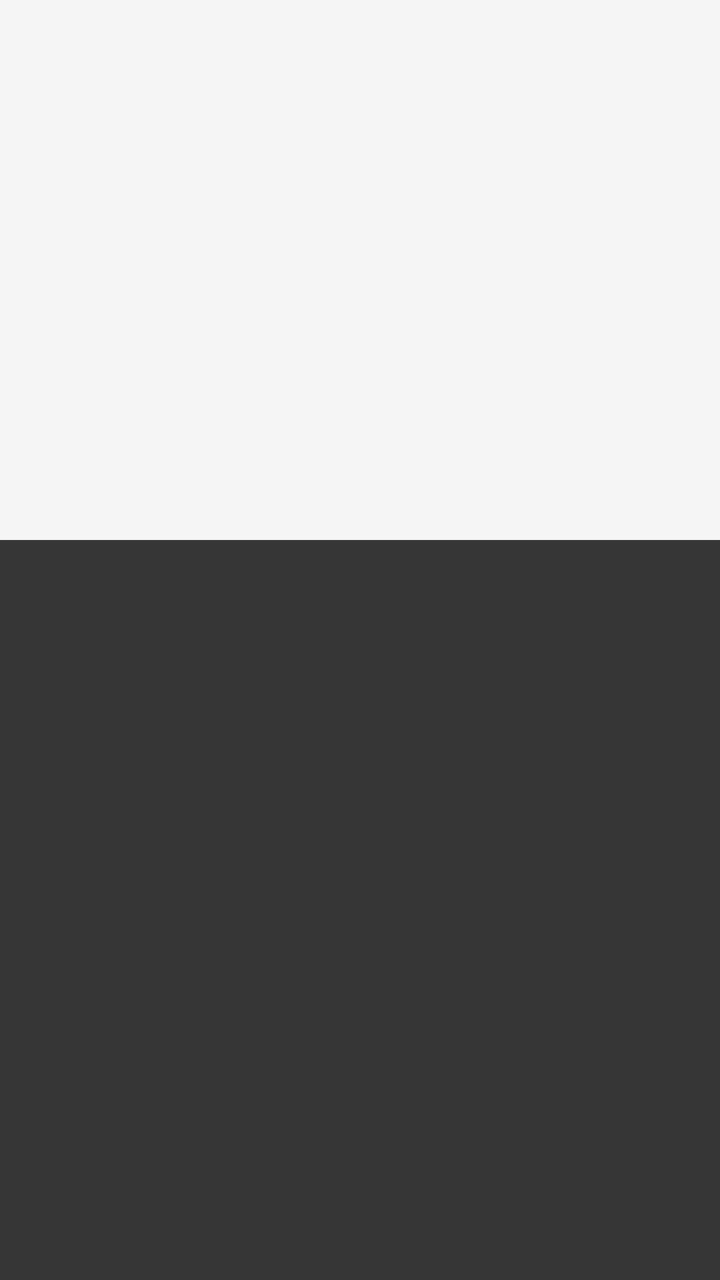
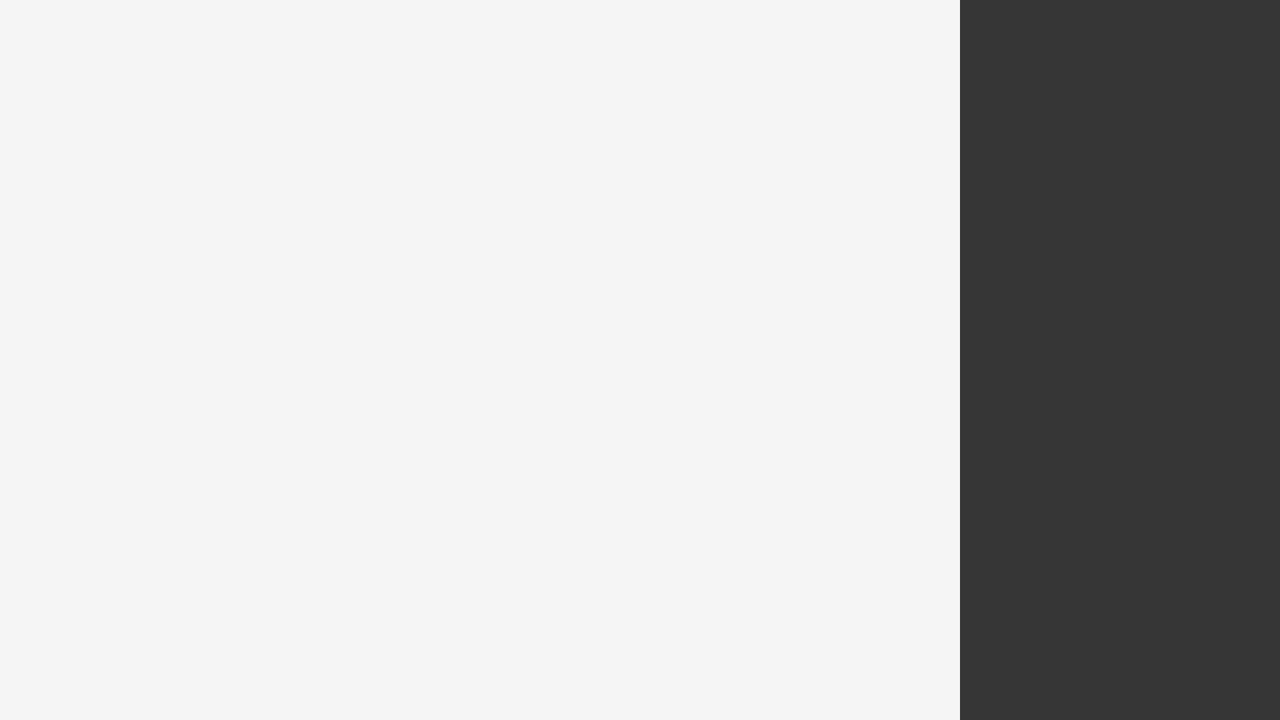

Two renders of one Android screen. The first uses the default layout on a phone; the second uses the alternative layout the repository ships for a different screen configuration, on a matching device. The two XML files are below.
<!-- AndroidManifest.xml: application theme Theme.BladeExpertFiller -->
<!-- res/layout/activity_picture_validation.xml -->
<?xml version="1.0" encoding="utf-8"?>
<androidx.constraintlayout.widget.ConstraintLayout xmlns:android="http://schemas.android.com/apk/res/android"
    xmlns:app="http://schemas.android.com/apk/res-auto"
    xmlns:tools="http://schemas.android.com/tools"
    android:layout_width="match_parent"
    android:layout_height="match_parent"
    tools:context=".camera.PictureValidationActivity"
    android:background="@color/bulma_dark">


    <ImageView
        android:id="@+id/val_image_view"
        android:layout_width="match_parent"
        android:layout_height="0dp"
        app:layout_constraintDimensionRatio="4:3"
        app:layout_constraintTop_toTopOf="parent"
        app:layout_constraintLeft_toLeftOf="parent"
        app:layout_constraintRight_toRightOf="parent"
        android:background="@color/bulma_light"
        />


    <ImageButton
        android:id="@+id/val_ok_btn"
        android:layout_width="100dp"
        android:layout_height="100dp"
        android:background="@drawable/ic_check_circle_regular"
        android:backgroundTint="@color/bulma_light"
        android:scaleType="fitCenter"
        app:layout_constraintHorizontal_chainStyle="spread"
        app:layout_constraintTop_toBottomOf="@id/val_image_view"
        app:layout_constraintLeft_toLeftOf="parent"
        app:layout_constraintRight_toLeftOf="@id/val_nok_btn"
        app:layout_constraintBottom_toBottomOf="parent"/>

    <ImageButton
        android:id="@+id/val_nok_btn"
        android:layout_width="100dp"
        android:layout_height="100dp"
        android:background="@drawable/ic_times_circle_regular"
        android:backgroundTint="@color/bulma_light"
        android:scaleType="fitCenter"
        app:layout_constraintTop_toBottomOf="@id/val_image_view"

        app:layout_constraintRight_toRightOf="parent"
        app:layout_constraintLeft_toRightOf="@id/val_ok_btn"
        app:layout_constraintBottom_toBottomOf="parent"/>

</androidx.constraintlayout.widget.ConstraintLayout>
<!-- resources referenced by this layout -->
<resources>
  <color name="bulma_dark">#363636</color>
  <color name="bulma_light">#f5f5f5</color>
  <style name="Theme.BladeExpertFiller" parent="Theme.AppCompat.Light.NoActionBar">
  
          <item name="android:textColorPrimary">@color/bulma_link</item>
          <item name="android:colorControlNormal">@color/bulma_link_dark</item>
  
  
          <item name="colorPrimary">@color/bulma_link</item>
          <item name="colorPrimaryVariant">@color/bulma_dark</item>
          <item name="colorOnPrimary">@color/bulma_white</item>
  
          <item name="colorSecondary">@color/bulma_link</item>
          <item name="colorSecondaryVariant">@color/bulma_link_dark</item>
          <item name="colorOnSecondary">@color/bulma_link_light</item>
          
          <item name="android:statusBarColor" tools:targetApi="l">?attr/colorPrimary</item>
          
  
          <item name="android:alertDialogTheme">@style/AlertDialogCustom</item>
  
      </style>
  <color name="bulma_link">#3273dc</color>
  <color name="bulma_link_dark">#2160c4</color>
  <color name="bulma_white">#FFFFFF</color>
  <color name="bulma_link_light">#eef3fc</color>
  <style name="AlertDialogCustom" parent="android:Theme.Material.Light.Dialog.Alert">
          <item name="android:colorPrimary">@color/bulma_link</item>
          <item name="android:colorAccent">@color/bulma_link_dark</item>
          <item name="android:textColorPrimary">@color/bulma_link</item>
          <item name="android:colorPrimaryDark">@color/bulma_link_dark</item>
          <item name="android:colorControlActivated">@color/bulma_link</item>
      </style>
</resources>
<!-- res/layout-land/activity_picture_validation.xml (the repository's variant of the layout above) -->
<!-- drawn on the phone turned sideways -->
<?xml version="1.0" encoding="utf-8"?>
<androidx.constraintlayout.widget.ConstraintLayout xmlns:android="http://schemas.android.com/apk/res/android"
    xmlns:app="http://schemas.android.com/apk/res-auto"
    xmlns:tools="http://schemas.android.com/tools"
    android:layout_width="match_parent"
    android:layout_height="match_parent"
    tools:context=".camera.PictureValidationActivity"
    android:background="@color/bulma_dark">


    <ImageView
        android:id="@+id/val_image_view"
        android:layout_width="0dp"
        android:layout_height="match_parent"
        app:layout_constraintDimensionRatio="4:3"
        app:layout_constraintTop_toTopOf="parent"
        app:layout_constraintBottom_toBottomOf="parent"
        app:layout_constraintLeft_toLeftOf="parent"
        android:background="@color/bulma_light"
        />


    <ImageButton
        android:id="@+id/val_ok_btn"
        android:layout_width="100dp"
        android:layout_height="100dp"
        android:background="@drawable/ic_check_circle_regular"
        android:backgroundTint="@color/bulma_light"
        android:scaleType="fitCenter"
        app:layout_constraintVertical_chainStyle="spread"
        app:layout_constraintTop_toTopOf="parent"
        app:layout_constraintLeft_toRightOf="@id/val_image_view"
        app:layout_constraintRight_toRightOf="parent"
        app:layout_constraintBottom_toTopOf="@id/val_nok_btn"/>

    <ImageButton
        android:id="@+id/val_nok_btn"
        android:layout_width="100dp"
        android:layout_height="100dp"
        android:background="@drawable/ic_times_circle_regular"
        android:backgroundTint="@color/bulma_light"
        android:scaleType="fitCenter"
        app:layout_constraintLeft_toRightOf="@id/val_image_view"
        app:layout_constraintRight_toRightOf="parent"
        app:layout_constraintBottom_toBottomOf="parent"
        app:layout_constraintTop_toBottomOf="@id/val_ok_btn"
        />

</androidx.constraintlayout.widget.ConstraintLayout>
